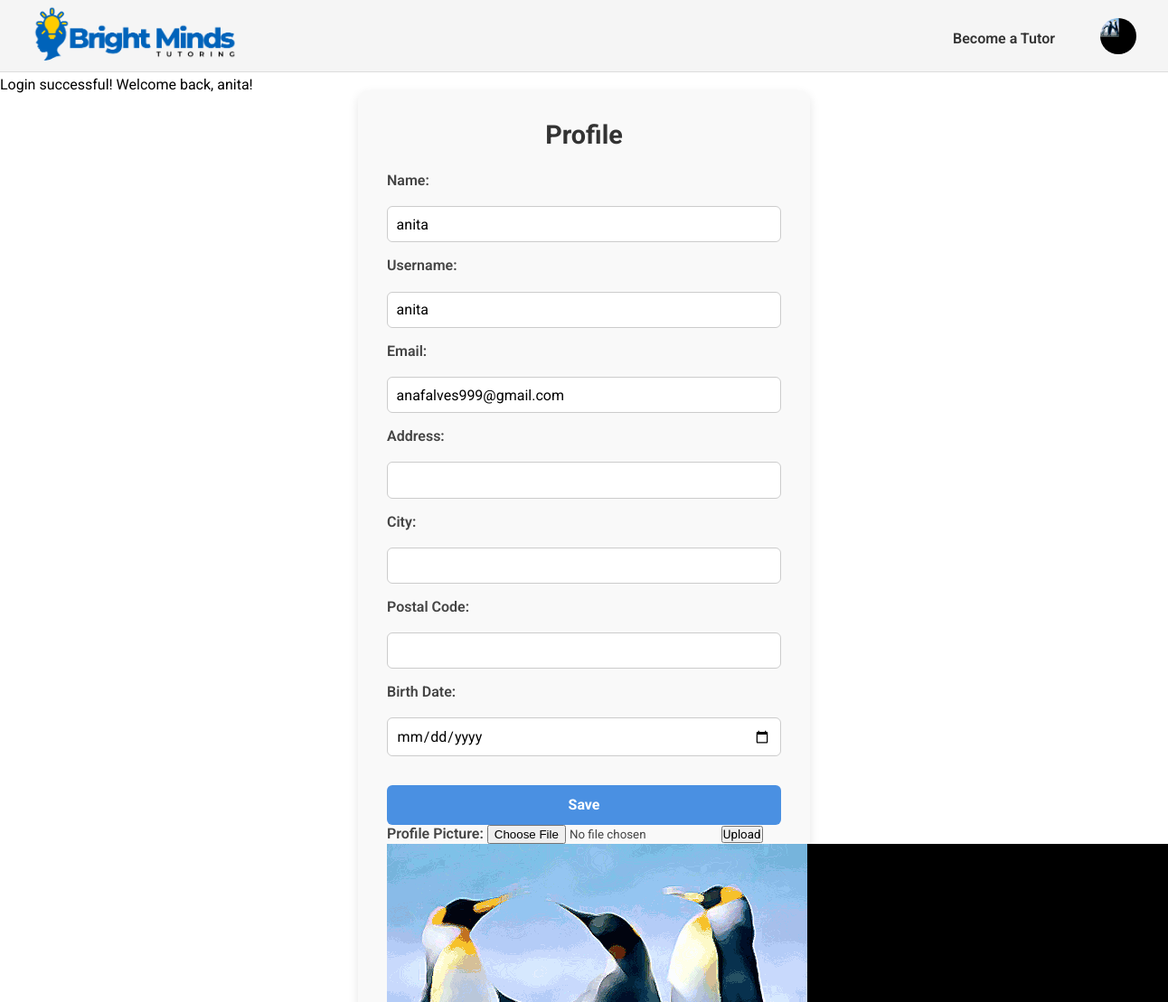
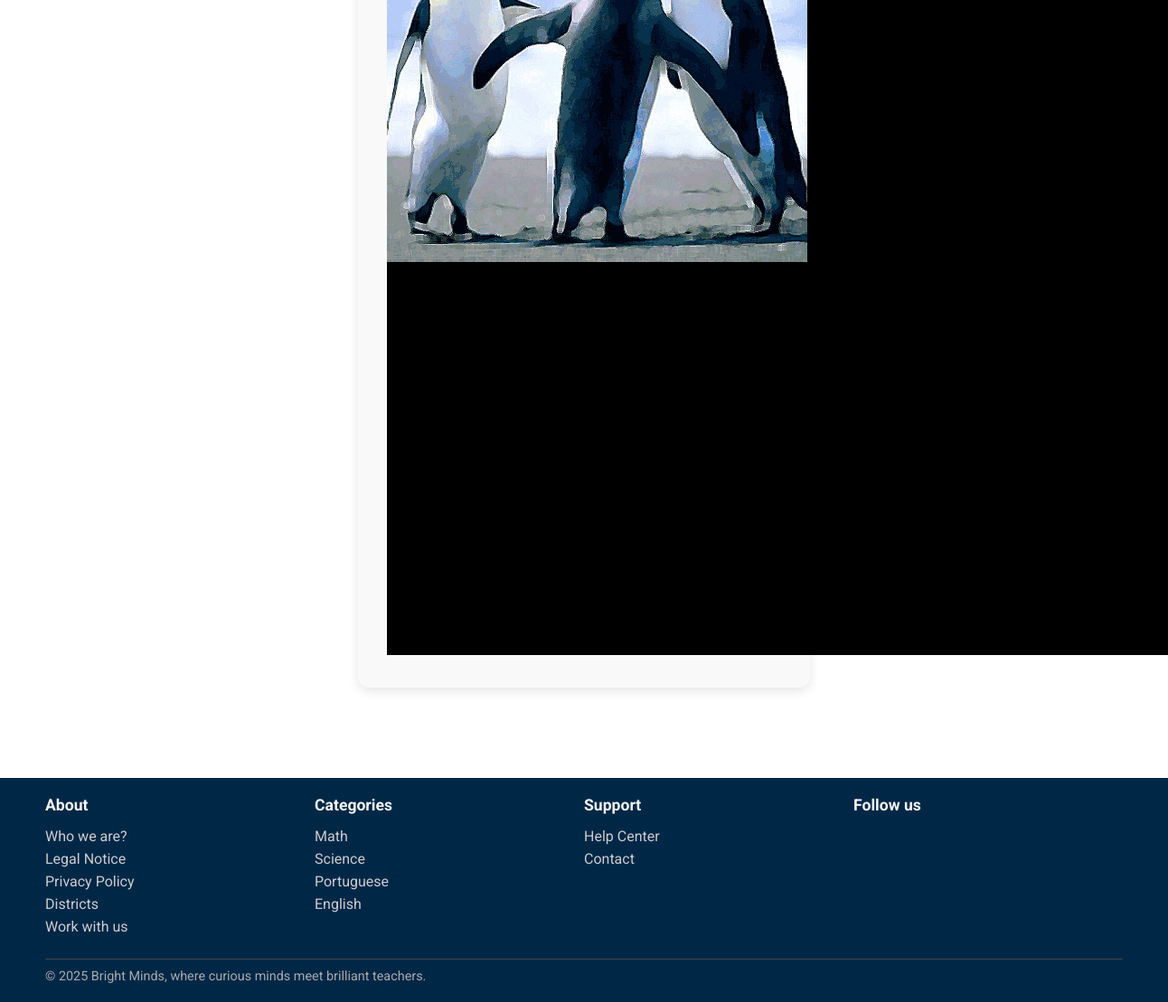
Page /pages/profile.php (signed in) on the committed database (2 pictures, top to bottom).
### tables this page shows
CREATE TABLE User (
    user_id INTEGER PRIMARY KEY,
    username TEXT UNIQUE NOT NULL,
    name TEXT NOT NULL,
    birth_date DATE,
    email TEXT UNIQUE NOT NULL,
    password TEXT NOT NULL,
    usertype TEXT CHECK(usertype IN ('student', 'tutor', 'admin')) NOT NULL,
    address TEXT,
    postal_code TEXT,
    city TEXT,
    registration_date DATE NOT NULL,
    profile_image TEXT
);

CREATE TABLE Category(
    category_name TEXT PRIMARY KEY
);

### pages/profile.php (called while the page is built)
<?php
    require_once(__DIR__. '/../templates/common.tpl.php');
    require_once(__DIR__. '/../templates/user.tpl.php');
    require_once(__DIR__.'/../database/connection.db.php');
    require_once(__DIR__.'/../database/categories.php');
    $session = new Session();
    $db = getDatabaseConnection();
    $categories  = getAllCategories($db);
    $user = User::getUserbyId($db,intval($session->getId()));
    drawHeader($session);
    drawEditProfile($user, $session);
    drawFooter($categories);
?>

### utils/session.php (called while the page is built, shortened)
<?php
  class Session {
    private array $messages;
    public function __construct() {
      $this->messages = isset($_SESSION['messages']) ? $_SESSION['messages'] : array();
    }
    public function isLoggedIn() : bool {
      return isset($_SESSION['id']);
    }
    public function getId() : ?int {
      return isset($_SESSION['id']) ? $_SESSION['id'] : null;
    }
    public function getUserType() : ?string {
      return isset($_SESSION['user_type']) ? $_SESSION['user_type'] : null;
    }
    public function getPhoto(): ?string{
      return isset($_SESSION['photo']) ? $_SESSION['photo'] : null;
    }
    public function getMessages() {
      return $this->messages;
    }
  }
?>

### database/user.class.php (called while the page is built, shortened)
<?php
  class User {
    public function __construct(int $id, string $username, string $name, string $email, string $password, string $user_type, string $registration_date, ?string $birth_date, ?string $address, ?string $postal_code, ?string $city) {
      $this->username = $username;
      $this->name= $name;
      $this->email = $email;
      $this->birth_date= $birth_date;
      $this->address = $address;
      $this->postal_code = $postal_code;
      $this->city=$city;
    }
    static function getUserbyId(PDO $db, int $id) : User {
      $stmt = $db->prepare('SELECT * FROM User WHERE user_id = ?');
      $stmt->execute(array($id));
      $user = $stmt->fetch();
      return new User(
          intval($user['user_id']),
          $user['username'],
          $user['name'],
          $user['email'],
          $user['password'],
          $user['usertype'],
          $user['registration_date'],
          $user['birth_date'],
          $user['address'],
          $user['postal_code'],
          $user['city']
        );
    }
  }
?>

### database/categories.php (called while the page is built)
<?php
  function getAllCategories($db) {
    $stmt = $db->prepare('SELECT category_name
                          FROM Category');
    $stmt->execute();
    return $stmt->fetchAll();
  }
?>

### templates/user.tpl.php (the view, shortened to what this page needs)
<?php
  require_once(__DIR__. '/../utils/session.php');
  require_once(__DIR__.'/../database/user.class.php');
?>
<?php function drawEditProfile(User $user,Session $session){ ?>
  <section id="editProfile">
    <h2>Profile</h2>
    <form action="../actions/action_edit_profile.php" method="post" class="profile">
        <label for="name">Name:</label>
        <input id="name" type="text" name="name" value="<?=htmlspecialchars($user->name)?>">
        <label for="username">Username:</label>
        <input id="username" type="text" name="username" value="<?=htmlspecialchars($user->username)?>">
        <label for="email">Email:</label>
        <input id="email" type="text" name="email" value="<?=htmlspecialchars($user->email)?>">
        <label for="address">Address:</label>
        <input id="address" type="text" name="address" value="<?=htmlspecialchars($user->address)?>">
        <label for="city">City:</label>
        <input id="city" type="text" name="city" value="<?=htmlspecialchars($user->city)?>">
        <label for="postal_code">Postal Code:</label>
        <input id="postal_code" type="text" name="postal_code" value="<?=htmlspecialchars($user->postal_code)?>">
        <label for="birth_date">Birth Date:</label>
        <input id="birth_date" type="date" name="birth_date" value="<?=htmlspecialchars($user->birth_date)?>">
        <button type="submit">Save</button>
    </form>
    <form action="../actions/action_uploadPhoto.php" method="post" enctype="multipart/form-data">
        <label>Profile Picture: <input type="file" name="image"></label>
        <input type="submit" value="Upload">
    </form>
    <img src="<?= $session->getPhoto() ?>" alt="Profile image" >
  </section>
<?php } ?>

### templates/common.tpl.php (shortened to what this page needs)
<?php
    require_once(__DIR__. '/../utils/session.php');
    require_once(__DIR__.'/../database/user.class.php');
?>
<?php function drawHeader(Session $session){ ?>
    <!DOCTYPE html>
    <html>
        <head>
            <link rel="stylesheet" href="../css/style.css">
            <link rel="stylesheet" href="../css/profile.css">
            <link rel="stylesheet" href="../css/services.css">
            <link rel="stylesheet" href="../css/service_detail.css" />
        </head>
        <body>
            <header>
                <nav>
                    <a href="../pages/index.php"><img id="logo" src="../docs/BrightMinds_logo.png" alt="BrightMinds Logo"></a>
                    <?php
                        if($session->isLoggedIn()) drawUserNav($session);
                        else drawVisitorNav();
                    ?>
                </nav>
                <section id="messages">
                    <?php foreach ($session->getMessages() as $messsage) { ?>
                        <article class="<?=$messsage['type']?>">
                            <?=$messsage['text']?>
                        </article>
                    <?php } ?>
                </section>
            </header>
            <main>
<?php } ?>
<?php function drawUserNav(Session $session) { ?>
    <div class="user-nav">
        <?php if($session->getUserType()==='student'){ ?>
            <a href="../pages/become_freelancer.php">Become a Tutor</a>
        <?php } else{ ?>
            <a href="../pages/add_service.php">Add Service</a>
        <?php } ?>
        <div class="profile-dropdown">
            <button type="button" class="profile-button" onclick="toggleProfileMenu()">
                <img src="<?= $session->getPhoto() ?>" alt="Profile image" class="profile-image">
            </button>
        </div>
    </div>
<?php } ?>
<?php function drawFooter(array $categories){ ?>
            </main>
            <footer>
                <div class="footer-content">
                    <section class="footer-column">
                        <h3>About</h3>
                        <ul>
                            <li><a href="">Who we are?</a></li>
                            <li><a href="">Legal Notice</a></li>
                            <li><a href="">Privacy Policy</a></li>
                            <li><a href="">Districts</a></li>
                            <li><a href="">Work with us</a></li>
                        </ul>
                    </section>
                    <section class="footer-column">
                        <h3>Categories</h3>
                        <ul>
                            <?php foreach($categories as $category){ ?>
                                <li>
                                    <a href=""><?=$category['category_name']?>
                                    </a>
                                </li>
                            <?php } ?>
                        </ul>
                    </section>
                    <section class="footer-column">
                        <h3>Support</h3>
                        <ul>
                            <li><a href="#">Help Center</a></li>
                            <li><a href="#">Contact</a></li>
                        </ul>
                    </section>
                    <section class="footer-column">
                        <h3>Follow us</h3>
                    </section>
                    <div class="footer-bottom">
                        <hr>
                        <p>© 2025 Bright Minds, where curious minds meet brilliant teachers.</p>
                    </div>
                </div>
            </footer>
        </body>
    </html>
<?php } ?>

### css/style.css (style rules this page uses)
* { font-family: "Roboto"; margin:0; padding:0; box-sizing: border-box; }
header { font-family: "Roboto"; font-style: normal; background-color:whitesmoke; border-bottom: 1px solid #ddd; height: 80px; width: 100%; position: fixed; top:0; left:0; }
nav { display: flex; align-items: center; justify-content: space-between; padding: 5px 35px; }
#logo { height:70px; width: auto; }
a { text-decoration:none; }
.visitor-nav-links li a, .user-nav a { color: #333; font-weight: 600; font-size: 16px; }
.user-nav { display: flex; align-items: center; gap: 50px; }
.user-nav > a { color: #333; font-weight: 600; font-size: 16px; }
.profile-button { background:none; border:none; cursor:pointer; padding:0; }
.profile-image { width: 40px; height: 40px; border-radius: 50%; object-fit: cover; }
.profile-dropdown { position: relative; }
footer { font-family: "Roboto", sans-serif; background-color: #012747; color: #fff; padding: 20px 50px; }
.footer-content { display:grid; grid-template-columns: repeat(4, 1fr); grid-template-rows: auto auto; row-gap: 20px; }
.footer-bottom { grid-column: 1 / -1; }
.footer-column h3 { font-size: 1.1rem; margin-bottom: 15px; color: #f5f5f5; }
.footer-column ul { list-style: none; }
.footer-column ul li { margin-bottom: 6px; }
.footer-column ul li a { text-decoration: none; color: #ccc; }
.footer-bottom { text-align: start; font-size: 0.9rem; color: #aaa; }
.footer-bottom hr { border: none; border-top: 1px solid #444; margin-bottom: 10px; }

### css/profile.css (style rules this page uses)
* { font-family: "Roboto"; margin:0; padding:0; box-sizing: border-box; }
#editProfile { font-family: 'Roboto', sans-serif; margin: 100px auto; max-width: 500px; padding: 2rem; background-color: #f9f9f9; border-radius: 12px; box-shadow: 0 4px 12px rgba(0, 0, 0, 0.1); }
#editProfile h2 { text-align: center; margin-bottom: 1.5rem; font-size: 1.8rem; color: #333; }
#editProfile form.profile { display: flex; flex-direction: column; gap: 1rem; }
#editProfile label { font-weight: 600; color: #444; margin-bottom: 0.2rem; }
#editProfile input[type="text"], #editProfile input[type="date"] { padding: 0.6rem; border: 1px solid #ccc; border-radius: 6px; font-size: 1rem; transition: border-color 0.3s ease; }
#editProfile button[type="submit"] { margin-top: 1rem; padding: 0.8rem; background-color: #4a90e2; color: white; border: none; border-radius: 6px; font-size: 1rem; font-weight: bold; cursor: pointer; transition: background-color 0.3s ease; }

### rows in the picture
user: name "anita", username "anita", email "anafalves999@gmail.com"
category: category_name "Math"
category: category_name "Science"
category: category_name "Portuguese"
category: category_name "English"

### other values in the picture
$messsage['text'] "Login successful! Welcome back, anita!"
